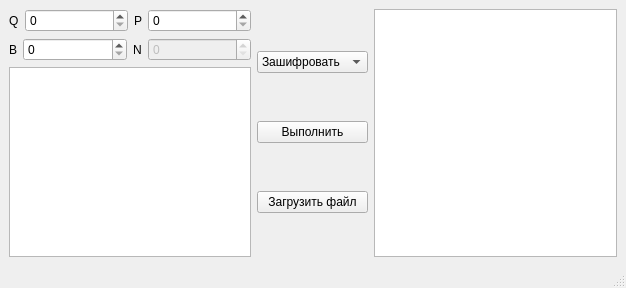
<?xml version="1.0" encoding="UTF-8"?>
<ui version="4.0">
 <class>MainWindow</class>
 <widget class="QMainWindow" name="MainWindow">
  <property name="geometry">
   <rect>
    <x>0</x>
    <y>0</y>
    <width>626</width>
    <height>288</height>
   </rect>
  </property>
  <property name="windowTitle">
   <string>MainWindow</string>
  </property>
  <widget class="QWidget" name="centralwidget">
   <layout class="QHBoxLayout" name="horizontalLayout_3">
    <item>
     <layout class="QVBoxLayout" name="verticalLayout">
      <item>
       <layout class="QHBoxLayout" name="horizontalLayout_2">
        <item>
         <widget class="QLabel" name="label">
          <property name="sizePolicy">
           <sizepolicy hsizetype="Maximum" vsizetype="Preferred">
            <horstretch>0</horstretch>
            <verstretch>0</verstretch>
           </sizepolicy>
          </property>
          <property name="text">
           <string>Q</string>
          </property>
         </widget>
        </item>
        <item>
         <widget class="QSpinBox" name="spinBoxQ">
          <property name="maximum">
           <number>65535</number>
          </property>
         </widget>
        </item>
        <item>
         <widget class="QLabel" name="label_2">
          <property name="sizePolicy">
           <sizepolicy hsizetype="Maximum" vsizetype="Preferred">
            <horstretch>0</horstretch>
            <verstretch>0</verstretch>
           </sizepolicy>
          </property>
          <property name="text">
           <string>P</string>
          </property>
         </widget>
        </item>
        <item>
         <widget class="QSpinBox" name="spinBoxP">
          <property name="maximum">
           <number>65535</number>
          </property>
         </widget>
        </item>
       </layout>
      </item>
      <item>
       <layout class="QHBoxLayout" name="horizontalLayout">
        <item>
         <widget class="QLabel" name="label_3">
          <property name="sizePolicy">
           <sizepolicy hsizetype="Maximum" vsizetype="Preferred">
            <horstretch>0</horstretch>
            <verstretch>0</verstretch>
           </sizepolicy>
          </property>
          <property name="text">
           <string>B</string>
          </property>
         </widget>
        </item>
        <item>
         <widget class="QSpinBox" name="spinBoxB">
          <property name="maximum">
           <number>65535</number>
          </property>
         </widget>
        </item>
        <item>
         <widget class="QLabel" name="label_4">
          <property name="sizePolicy">
           <sizepolicy hsizetype="Maximum" vsizetype="Preferred">
            <horstretch>0</horstretch>
            <verstretch>0</verstretch>
           </sizepolicy>
          </property>
          <property name="text">
           <string>N</string>
          </property>
         </widget>
        </item>
        <item>
         <widget class="QSpinBox" name="spinBoxN">
          <property name="enabled">
           <bool>false</bool>
          </property>
          <property name="maximum">
           <number>65535</number>
          </property>
         </widget>
        </item>
       </layout>
      </item>
      <item>
       <widget class="QTextEdit" name="textEditM"/>
      </item>
     </layout>
    </item>
    <item>
     <layout class="QVBoxLayout" name="verticalLayout_2">
      <item>
       <widget class="QComboBox" name="CmbBox">
        <item>
         <property name="text">
          <string>Зашифровать</string>
         </property>
        </item>
        <item>
         <property name="text">
          <string>Дешифровать</string>
         </property>
        </item>
       </widget>
      </item>
      <item>
       <widget class="QPushButton" name="ButExec">
        <property name="text">
         <string>Выполнить</string>
        </property>
       </widget>
      </item>
      <item>
       <widget class="QPushButton" name="ButFile">
        <property name="text">
         <string>Загрузить файл</string>
        </property>
       </widget>
      </item>
     </layout>
    </item>
    <item>
     <widget class="QTextEdit" name="textEditC">
      <property name="readOnly">
       <bool>true</bool>
      </property>
     </widget>
    </item>
   </layout>
  </widget>
  <widget class="QMenuBar" name="menubar">
   <property name="geometry">
    <rect>
     <x>0</x>
     <y>0</y>
     <width>626</width>
     <height>21</height>
    </rect>
   </property>
  </widget>
  <widget class="QStatusBar" name="statusbar"/>
 </widget>
 <resources/>
 <connections/>
</ui>
